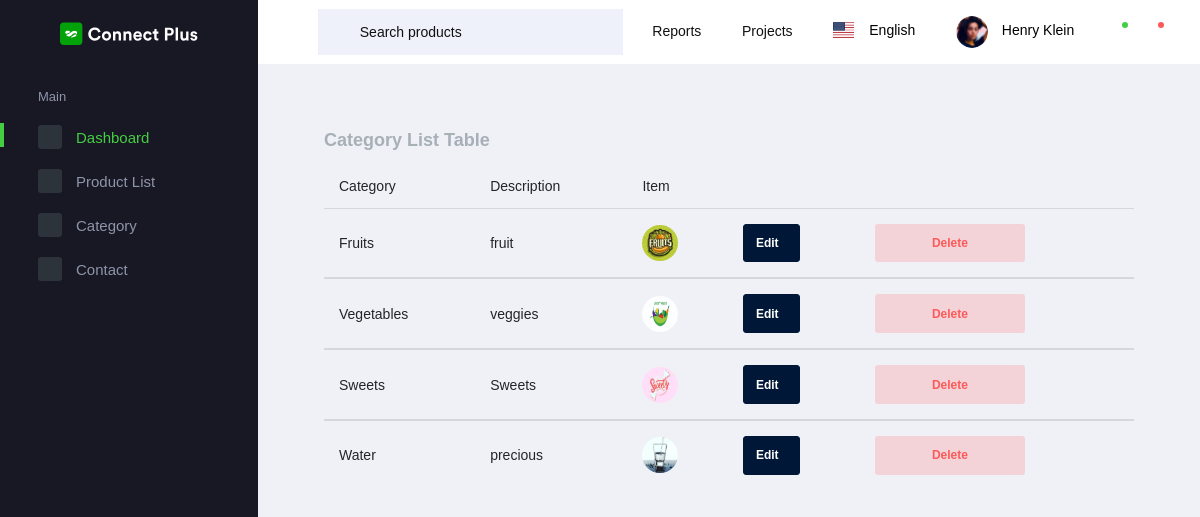
Screenshot of /backend/displaycategory/ with the database file from the repository.
### backend/models.py (models this page shows)
class listdb(models.Model):
    categoryname = models.CharField(max_length=100,null=True,blank=True)
    description = models.CharField(max_length=100,null=True,blank=True)
    categorypic = models.ImageField(upload_to='list Images',null=True,blank=True)

### backend/views.py (the view)
# urls.py: path('displaycategory/', views.displaycategory, name='displaycategory'),
def displaycategory(request):
    data=listdb.objects.all()
    return render(request,'productlistdisplay.html',{'data':data})

### backend/templates/productlistdisplay.html (shortened to what this page needs)
<!DOCTYPE html>
{% extends 'index.html' %}
{% block content %}
<html lang="en">
<head>
</head>
<body>
<div class="card-body">
                  <h4 class="card-title">Category List Table</h4>
                  <div class="table-responsive">
                    <table class="table table-hover">
                      <thead>
                        <tr>
                          <th>Category</th>
                          <th>Description</th>
                          <th>Item</th>
                        </tr>
                      {% for d in data %}
                      </thead>
                      <tbody>
                        <tr>
                          <td>{{d.categoryname}}</td>
                          <td>{{d.description}}</td>
                          <td><img src="{{d.categorypic.url}}" width="100px" height="100px"></td>
                          <td>
                              <a href="{% url 'editcategory' cid=d.id %}">
                              <button type="button" class="btn btn-dark btn-icon-text">
                          Edit
                        </button>
                              </a>
                          </td>
                             <td>
                              <a href="{% url 'deletecategory' cid=d.id %}">
                                  <button type="button" class="btn btn-inverse-danger btn-fw">Delete</button>
                              </a>
                          </td>
                        </tr>
                      </tbody>
                      {% endfor %}
                    </table>
                  </div>
                </div>
</body>
</html>
{% endblock %}

### rows the page displays
listdb: categoryname "Fruits", description "fruit", categorypic (picture)
listdb: categoryname "Vegetables", description "veggies", categorypic (picture)
listdb: categoryname "Sweets", description "Sweets", categorypic (picture)
listdb: categoryname "Water", description "precious", categorypic (picture)
